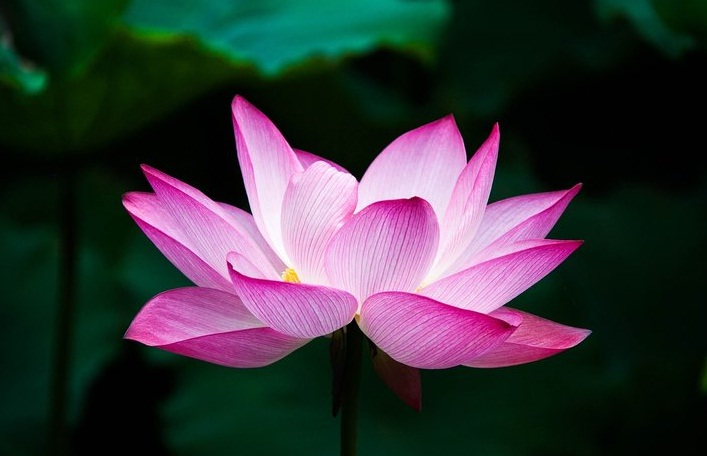
#> input picture FLOR.jpg, 707 x 456 px
$ python teste07.py
#> lines starting #> are read from the running program, lines starting #| are printed output that depends on the picture; after the words box and inside, x2 and y2 are one past the last pixel; in counts of white or black regions, pixels touching at a corner belong together
# -*- coding: utf-8 -*-
"""
Created on Wed Oct 25 20:26:06 2017

@author: Aluno
"""

import cv2
import numpy as np
from matplotlib import pyplot as plt

img = cv2.imread('FLOR.jpg',0)
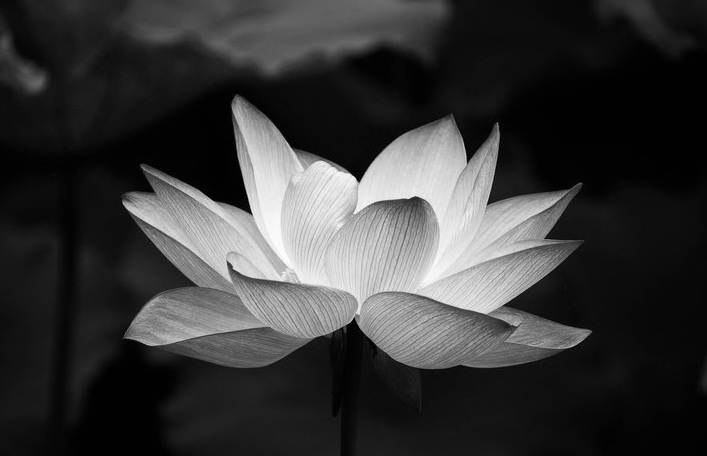
#> img: shape (456, 707); min 0, max 255, mean 55.4
ret,thresh1 = cv2.threshold(img,127,255,cv2.THRESH_BINARY)
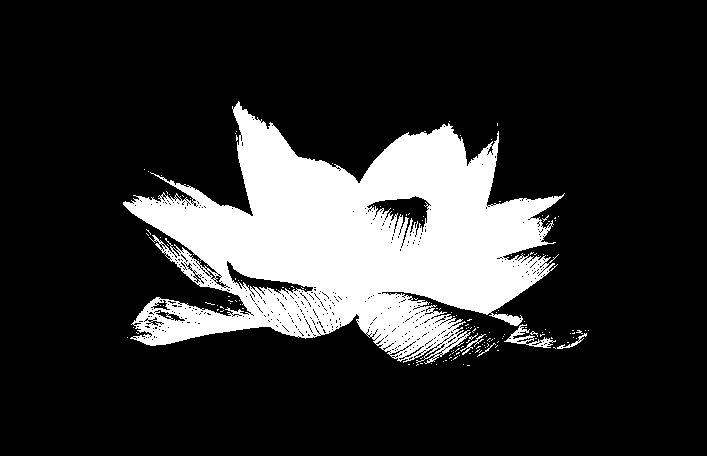
#> thresh1: shape (456, 707); 18.8% white; 156 white regions (151 under 20 px), largest, box (x1, y1, x2, y2) and area: (123, 101, 565, 364) 59629, (504, 324, 556, 348) 358, (460, 334, 486, 355) 93, (557, 333, 587, 349) 90, (477, 343, 496, 357) 30
ret,thresh2 = cv2.threshold(img,127,255,cv2.THRESH_BINARY_INV)
ret,thresh3 = cv2.threshold(img,127,255,cv2.THRESH_TRUNC)
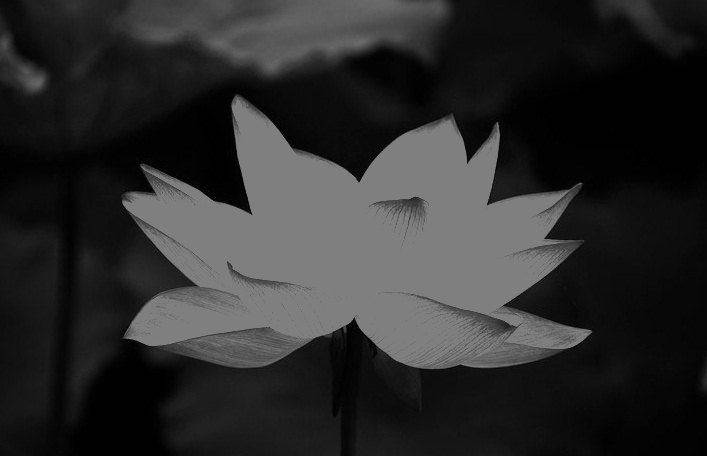
#> thresh3: shape (456, 707); min 0, max 127, mean 44.3
ret,thresh4 = cv2.threshold(img,127,255,cv2.THRESH_TOZERO)
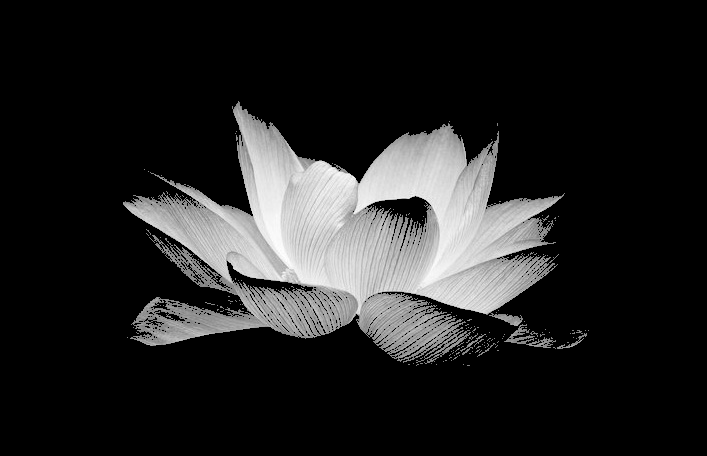
#> thresh4: shape (456, 707); min 0, max 255, mean 35
ret,thresh5 = cv2.threshold(img,127,255,cv2.THRESH_TOZERO_INV)
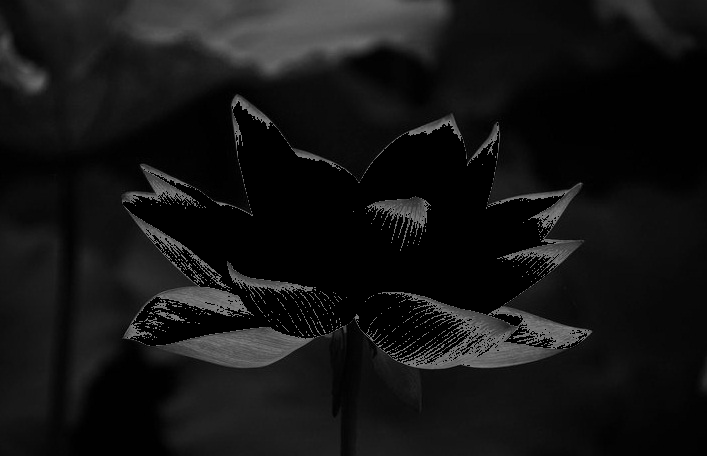
#> thresh5: shape (456, 707); min 0, max 127, mean 20.4

titles = ['Original Image','BINARY','BINARY_INV','TRUNC','TOZERO','TOZERO_INV']
images = [img, thresh1, thresh2, thresh3, thresh4, thresh5]

for i in range(6):
    plt.subplot(2,3,i+1),plt.imshow(images[i],'gray')
    plt.title(titles[i])
    plt.xticks([]),plt.yticks([])
    cv2 . imshow ( titles[i] , images[i] )
    cv2 . waitKey ( 0 )
    cv2 . destroyAllWindows ()

plt.show()
#cv2 . imshow ( 'Janela' , img )
#cv2 . waitKey ( 0 )
#cv2 . destroyAllWindows ()
